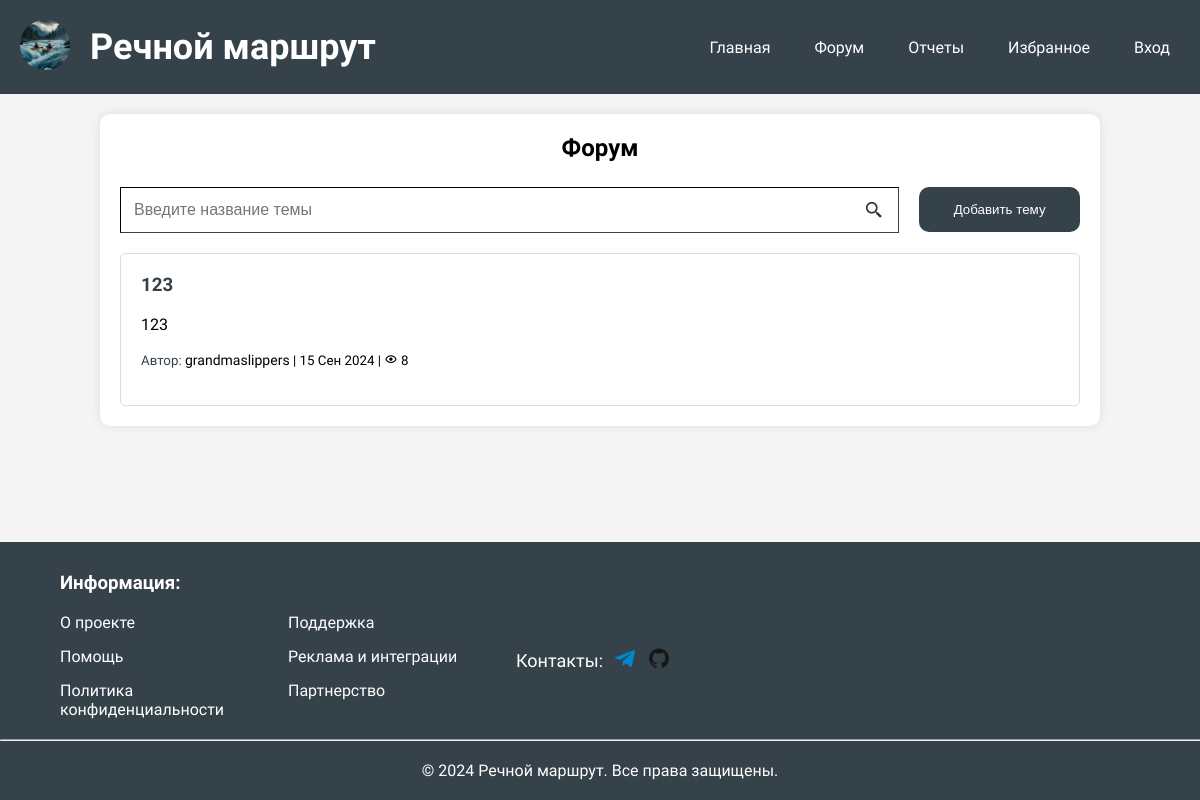
The app's page /forum/ with its own data.
### main/models.py (models this page shows)
class Topic(models.Model):
    title = models.CharField(max_length=50, verbose_name='Название темы')
    content = models.TextField(verbose_name='Содержание')
    created_at = models.DateTimeField(auto_now_add=True, verbose_name='Дата создания')
    author = models.ForeignKey(User, on_delete=models.CASCADE, verbose_name='Автор')
    views = models.PositiveIntegerField(default=0, verbose_name='Количество просмотров')  # Счетчик просмотров

### main/views.py (the view)
# urls.py: path('forum/', views.forum, name='forum'),
def forum(request):
    topics = Topic.objects.all().order_by('-created_at')  # Получаем все темы отсортированные по дате
    if request.method == 'POST':
        form = TopicForm(request.POST)
        if form.is_valid():
            topic = form.save(commit=False)
            topic.author = request.user
            topic.save()
            return redirect('forum')
    else:
        form = TopicForm()
    return render(request, 'forum.html', {'form': form, 'topics': topics})

### main/forms.py
class TopicForm(forms.ModelForm):
    class Meta:
        model = Topic
        fields = ['title', 'content']
        labels = {
            'title': 'Заголовок',
            'content': 'Содержание',
        }
        widgets = {
            'content': forms.Textarea(attrs={
                'rows': 40,
                'cols': 80,
            })  # Используйте CKEditorWidget для редактирования текста
        }

### main/templates/forum.html (shortened to what this page needs)
{% load static %}
<!DOCTYPE html>
<html lang="ru">
<head>
    <link rel="stylesheet" href="{% static 'css/styles.css' %}">
    <link href='https://unpkg.com/boxicons@2.1.4/css/boxicons.min.css' rel='stylesheet'>
</head>
<body>
    <div class="wrapper">
        <header>
            <div class="header-container">
                <div class="logo-title">
                    <a href="{% url 'index' %}">
                        <img src="{% static 'images/avatar_curc.jpeg' %}" alt="Логотип сайта" class="logo">
                    </a>
                    <h1>Речной маршрут</h1>
                </div>
                <nav class="menu">
                    <ul>
                        <li><a href="{% url 'index' %}">Главная</a></li>
                        <li><a href="{% url 'forum' %}">Форум</a></li>
                        <li><a href="{% url 'report' %}">Отчеты</a></li>
                        <li><a href="{% url 'favourites' %}">Избранное</a></li>
                        {% if user.is_authenticated %}
                            <li><a href="{% url 'profile' user.username %}">Профиль</a></li>
                        {% else %}
                            <li><a href="{% url 'login' %}">Вход</a></li>
                        {% endif %}
                    </ul>
                </nav>
            </div>
        </header>
        <section id="forum" class="content">
            <div class="forum-header">
                <h2>Форум</h2>
                <div class="search-add-container">
                    <form class="search-form">
                        <input type="text" id="search-river" name="search-river" placeholder="Введите название темы">
                        <button type="submit" class="search-button">
                            <i class='bx bx-search-alt-2'></i>
                        </button>
                    </form>
                    <button id="add_topic" onclick="window.location.href='{% url 'add_topic' %}'" class="add-report-button">
                        Добавить тему
                    </button>
                </div>
            </div>
            <div id="reports">
            {% for topic in topics %}
                <article class="report">
                    <a href="{% url 'topic_detail' topic.id %}">
                        <h3>{{ topic.title }}</h3>
                        <p>{{ topic.content|safe }}</p>
                        <p><small>Автор: <a class="user_profile" href="{% url 'user_profile' topic.author.id %}">{{ topic.author.username }}</a> | {{ topic.created_at|date:"d M Y" }} | <i class='bx bx-show'></i> {{ topic.views }}</small></p>
                    </a>
                </article>
            {% endfor %}
            </div>
        </section>
    </div>
    <footer>
        <h3>Информация:</h3>
        <div class="footer-main">
            <div id="footer-links" class="footer-links-1">
                <a href="#">О проекте</a>
                <a href="#">Помощь</a>
                <a href="#">Политика конфиденциальности</a>
            </div>
            <div id="footer-links" class="footer-links-2">
                <a href="#">Поддержка</a>
                <a href="#">Реклама и интеграции</a>
                <a href="#">Партнерство</a>
            </div>
            <div class="subscribe">
                <span>Контакты:</span>
                <a href="https://t.me/yourtelegram" class="social-icon telegram-icon">
                    <i class='bx bxl-telegram'></i>
                </a>
                <a href="https://github.com/BaranovSerV" class="social-icon github-icon">
                    <i class='bx bxl-github'></i>
                </a>
            </div>
        </div>
        <hr class="footer-line">
        <p>&copy; 2024 Речной маршрут. Все права защищены.</p>
    </footer>
</body>
</html>

### main/static/css/styles.css (style rules this page uses)
body { font-family: "Raleway", sans-serif; margin: 0; padding: 0; background-color: #f4f4f4; display: flex; flex-direction: column; min-height: 100vh; overflow-x: hidden; }
.wrapper { flex: 1; }
.header, .content, .footer { width: 80%; margin: 0 auto; padding: 20px; margin-bottom: 20px; }
.content, .sign input { border-radius: 10px; }
.search-form input { border-color: #35424a; border-width: 1.5px; font-size: 20px; }
h2, .sign p { text-align: center; }
header { background-color: #35424a; color: white; padding: 20px 0; display: flex; justify-content: space-between; align-items: center; }
.header-container { display: flex; justify-content: space-between; align-items: center; width: 100%; }
.logo-title { display: flex; align-items: center; }
header .logo { max-width: 50px; height: auto; margin-right: 20px; margin-left: 20px; }
header h1 { margin: 0; }
h1 { font-size: 36px; }
.menu { list-style: none; padding: 0; display: flex; gap: 10px; margin-right: 10px; }
.menu li { display: inline; }
.menu li a { color: white; text-decoration: none; padding: 10px 20px; background-color: #35424a; border-radius: 5px; }
.content { background-color: white; padding: 20px; margin-top: 20px; box-shadow: 0 0 10px rgba(0, 0, 0, 0.1); }
h2 { margin-top: 0; }
form { display: flex; flex-direction: column; }
form input, form textarea { font-size: 16px; padding: 13px; margin-top: 5px; width: 100%; box-sizing: border-box; }
form button { display: inline-block; font-size: 16px; margin-top: 5px; padding: 13px; border-radius: 10px; background-color: #35424a; color: white; border: none; cursor: pointer; }
footer { background-color: #35424a; color: white; width: 100%; }
footer p { margin: 20px; }
.footer-main { margin-top: 15px; margin-left: 60px; display: flex; justify-content: space-between; }
#footer-links { display: flex; flex-direction: column; align-items: flex-start; gap: 15px; margin-bottom: 0; width: 20%; }
footer h3 { margin-top: 30px; margin-left: 60px; }
footer p { text-align: center; }
#footer-links a { color: white; text-decoration: none; }
.subscribe { display: flex; align-items: center; gap: 10px; margin-bottom: 10px; margin-right: auto; text-align: right; font-size: 18px; }
.subscribe .social-icon { font-size: 24px; transition: transform 0.3s; }
.subscribe .telegram-icon i { color: #0088cc; }
.subscribe .github-icon i { color: #181717; }
.footer-line { width: 100%; height: 0.5px; background-color: wheat; margin: 20px 0; }
.forum-header { margin-bottom: 20px; }
.search-add-container { gap: 20px; display: flex; justify-content: space-between; align-items: center; width: 100%; }
.search-form { position: relative; width: 100%; }
.search-form input[type="text"] { box-sizing: border-box; font-size: 16px; }
.search-form .search-button { position: absolute; right: 5px; top: 5px; bottom: 5px; width: 40px; border: none; background: none; cursor: pointer; display: flex; align-items: center; justify-content: center; color: #333; }
.search-form .search-button i { font-size: 20px; }
.add-report-button { height: 45px; align-self: flex-start; padding: 13px; border-radius: 10px; width: 20%; margin-top: 5px; background-color: #35424a; color: white; border: none; cursor: pointer; text-decoration: none; }
#reports { display: flex; flex-direction: column; gap: 20px; }
.report { background-color: #fff; padding: 20px; border: 1px solid #ddd; border-radius: 5px; transition: box-shadow 0.3s; overflow: hidden; word-wrap: break-word; overflow-wrap: break-word; }
.report a { text-decoration: none; color: #000; }
.report a h3 { margin-top: 0; color: #35424a; }
.report a p { margin: 5px 0; }
.report a small { color:#35424a; }
.user_profile { font-size: 14px; }

### records on screen
Topic: title "123", content "123", author.username "grandmaslippers", created_at "15 Сен 2024", views "8"
